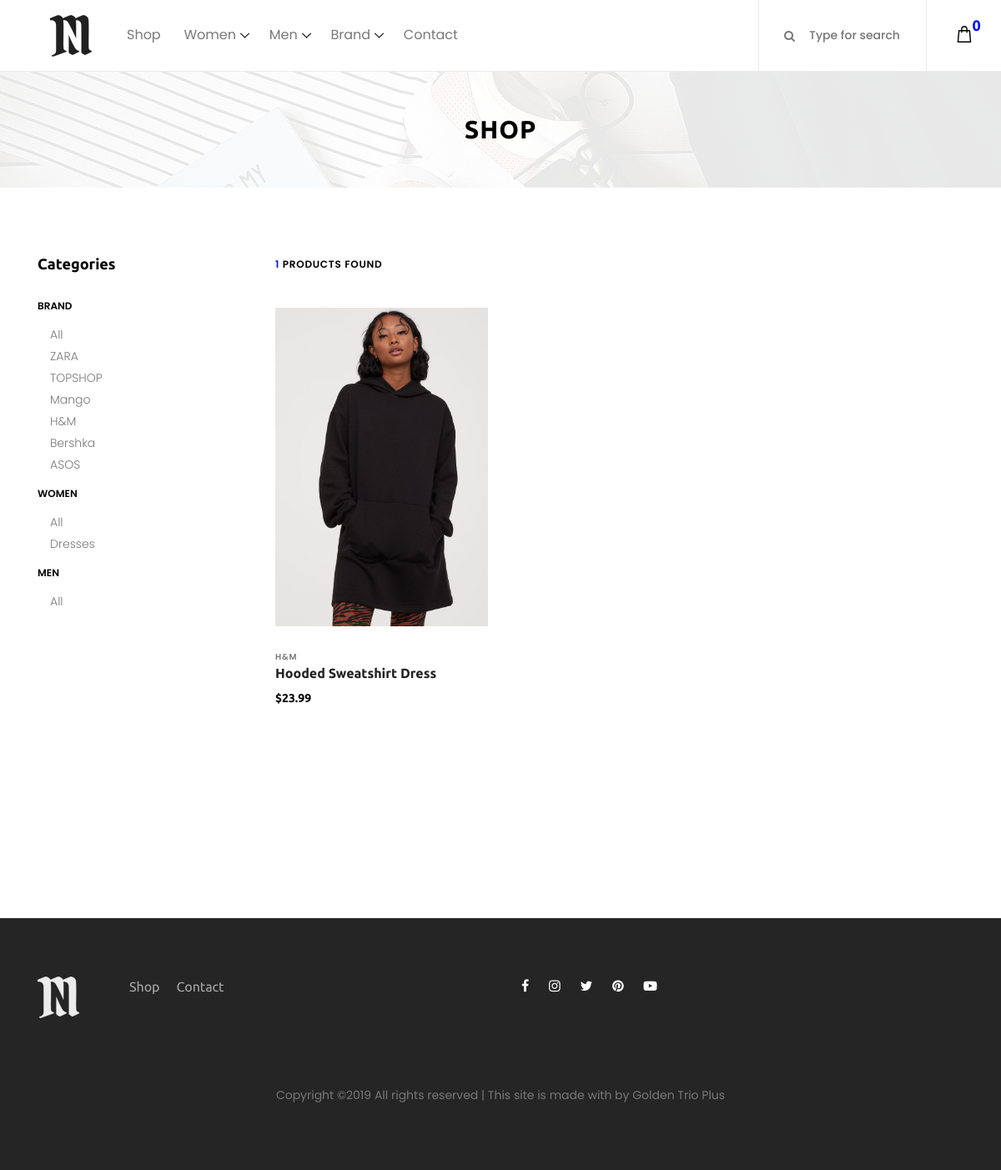
/shop/, run on an earlier commit of the app's database.
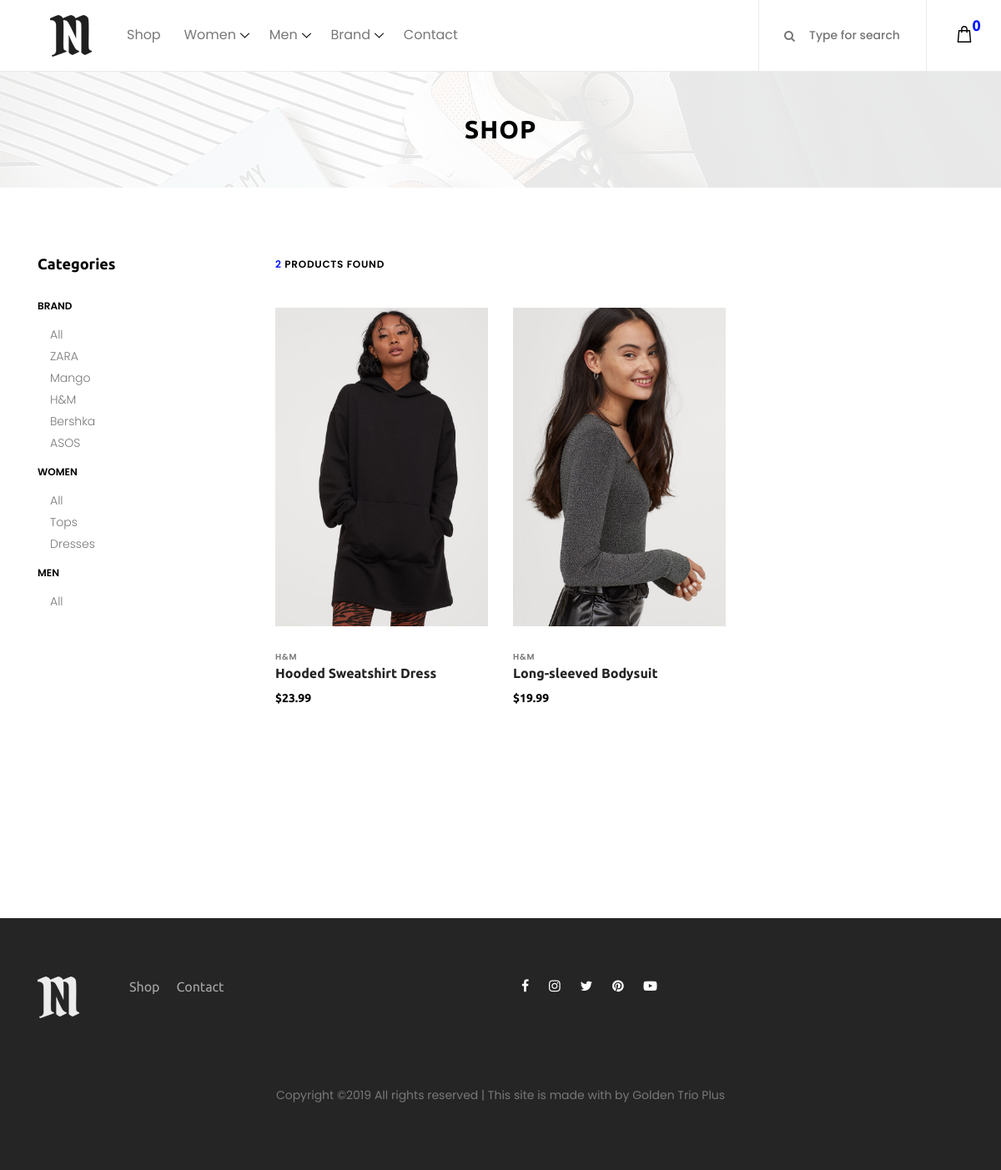
And on a later commit of the database.
### shop/models.py (models this page shows, shortened)
class Brand(models.Model):
    name = models.CharField(max_length = 20, db_index = True, verbose_name = "Name")
    slug = models.SlugField(max_length = 50, db_index = True)
    image = models.ImageField(upload_to = 'brands/', blank = True, verbose_name = "Logo")
    class Meta:
        ordering = ['name']
        index_together = [
            ['name', 'slug']
        ]
        verbose_name = 'Brand'
        verbose_name_plural = 'Brands'
    def __str__(self):
        return self.name

class Category(models.Model):
    name = models.CharField(max_length = 20, db_index = True, verbose_name = "Name")
    gender = models.CharField(max_length = 10, db_index = True, verbose_name = "Gender")
    image = models.ImageField(upload_to = 'categories/', blank = True, verbose_name = "Template Image")
    slug = models.SlugField(max_length = 70, db_index = True)
    class Meta:
        ordering = ['name']
        index_together = [
            ['gender', 'slug']
        ]
        verbose_name = 'Category'
        verbose_name_plural = 'Categories'

class Product(models.Model):
    brand = models.ForeignKey(Brand, related_name = 'brands', verbose_name = "Brand", on_delete = models.PROTECT)
    category = models.ForeignKey(Category, related_name = 'categories', verbose_name = "Category", on_delete = models.PROTECT)
    name = models.CharField(max_length = 50, db_index = True, verbose_name = "Name")
    slug = models.SlugField(max_length = 100, db_index = True)
    description = models.TextField(blank = True, verbose_name = "Description")
    colors = models.CharField(max_length = 200, verbose_name = "Colors(delim = ', ')")
    sizes = models.CharField(max_length = 200, verbose_name = "Sizes(delim = ', ')")
    price = models.DecimalField(max_digits = 10, decimal_places = 2, verbose_name = "Price($)")
    stock = models.PositiveIntegerField(verbose_name = "In stock")
    available = models.BooleanField(default = True, verbose_name = "Available")
    image_preview = models.ImageField(upload_to = product_image_path_preview, blank = True, verbose_name = "Product Preview")
    image_hover = models.ImageField(upload_to = product_image_path_hover, blank = True, verbose_name = "On Hover Preview")
    created = models.DateTimeField(auto_now_add = True)
    updated = models.DateTimeField(auto_now = True)
    class Meta:
        ordering = ['name']
        index_together = [
            ['id', 'slug']
        ]

### shop/views.py (the view, shortened to what this page needs)
# urls.py: path('', views.ProductList, name='ProductList'),
def ProductList(request, slug=None):
    category = None
    brand = None
    products = Product.objects.filter(available=True).order_by('-updated')
    paginator = Paginator(products, 9)
    page = request.GET.get('page')
    product_list = paginator.get_page(page)
    next_page = product_list.next_page_number() if product_list.has_next() else page
    prev_page = product_list.previous_page_number() if product_list.has_previous() else page
    return render(request, 'shop/product/shop.html', {
        'category': category,
        'brand': brand,
        'categories': Category.objects.all(),
        'brands': Brand.objects.all(),
        'products': product_list.object_list,
        'count': paginator.count,
        'pages_count': paginator.num_pages,
        'page': product_list.number,
        'has_other': product_list.has_other_pages(),
        'has_next': product_list.has_next(),
        'has_prev': product_list.has_previous(),
        'next_page': next_page,
        'prev_page': prev_page,
        'all_w': Category.objects.filter(gender='Women').order_by('-name'),
        'all_m': Category.objects.filter(gender='Men').order_by('-name'),
        'all_b': Brand.objects.order_by('-name'),
        'w_categories': Category.objects.filter(gender='Women').order_by('-name')[0:8],
        'm_categories': Category.objects.filter(gender='Men').order_by('-name')[0:8],
        'brands': Brand.objects.order_by('-name')[0:8],
        'cart': Cart(request),
        'cart_len': len(Cart(request))
    })

### shop/cart.py (called while the page is built)
    def __len__(self):
        return len(self.cart.values())

### shop/templates/shop/product/shop.html (shortened to what the changed rows need)
{% extends 'shop/wrapper.html' %}
{% block content %}
{% load static %}
<div class="breadcumb_area bg-img" style="background-image: url({% static "img/bg-img/breadcumb2.jpg" %});">
    <div class="container h-100">
        <div class="row h-100 align-items-center">
            <div class="col-12">
                <div class="page-title text-center">
                    <h2>{% if brand %}{{brand.name}}{% elif category %}{{category.gender}} - {{category.name}}{% elif keyword %}Search - {{keyword}}{% else %}Shop{% endif %}</h2>
                </div>
            </div>
        </div>
    </div>
</div>
<section class="shop_grid_area section-padding-80">
    <div class="container">
        <div class="row">
            <div class="col-12 col-md-4 col-lg-3">
                <div class="shop_sidebar_area">
                    <div class="widget catagory mb-50">
                        <div class="catagories-menu">
                            <ul id="menu-content2" class="menu-content collapse show">
                                <li data-toggle="collapse" data-target="#clothing" class="collapsed">
                                    <ul class="sub-menu collapse show" id="clothing">
                                        {% for br in all_b %}
                                          <li><a href="/shop/brand/{{br.slug}}">{{br.name}}</a></li>
                                        {% endfor %}
                                    </ul>
                                </li>
                                <li data-toggle="collapse" data-target="#shoes" class="collapsed">
                                    <ul class="sub-menu collapse show" id="shoes">
                                        {% for cat in all_w %}
                                            <li><a href="/shop/category/{{cat.slug}}">{{cat.name}}</a></li>
                                        {% endfor %}
                                    </ul>
                                </li>
                            </ul>
                        </div>
                    </div>
                </div>
            </div>
            <div class="col-12 col-md-8 col-lg-9">
                <div class="shop_grid_product_area">
                    <div class="row">
                        <div class="col-12">
                            <div class="product-topbar d-flex align-items-center justify-content-between">
                                <div class="total-products">
                                    <p><span>{{count}}</span> products found</p>
                                </div>
                            </div>
                        </div>
                    </div>
                    <div class="row">
                        {% for prod in products %}
                          <div class="col-12 col-sm-6 col-lg-4">
                              <div class="single-product-wrapper">
                                  <div class="product-img">
                                      <img src="{% if prod.image_preview %}{{prod.image_preview.url}}{% else %}{% static "img/no-image.png" %}{% endif %}" alt="">
                                  </div>
                                  <div class="product-description">
                                      <span>{{prod.brand}}</span>
                                      <a href="/shop/{{prod.id}}/{{prod.slug}}">
                                          <h6>{{prod.name}}</h6>
                                      </a>
                                      <p class="product-price">${{prod.price}}</p>
                                  </div>
                              </div>
                          </div>
                        {% endfor %}
                    </div>
                </div>
            </div>
        </div>
    </div>
</section>
{% endblock %}

What changed in the data, as far as the page shows it:
removed Brand: name "TOPSHOP"
added Category: name "Tops"
added Product: image_preview (picture), brand "H&M", name "Long-sleeved Bodysuit", price "19.99"
Also different on the page:
{{ count }}: "1" → "2"
